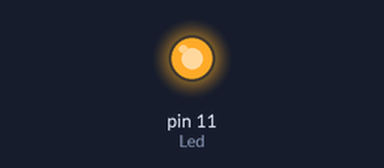
Bench run of a sketch on a simulated Arduino Uno, built with avr-gcc and run on an emulated ATmega328P. On the bench: output pins drawn as LEDs (lit = HIGH).

Above: at 5.0 s.
At 11.0 s:
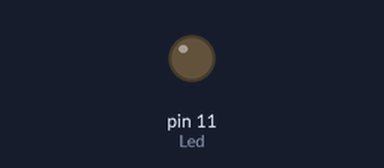
Timing chart, 0 to 15.6 s (numbered marks = the images above):
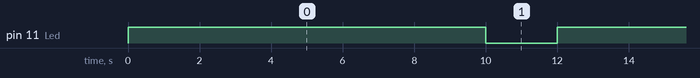

Measured:
- by itself, pin 11 (Led): alternates HIGH for 10.0 s and LOW for 2.0 s

The sketch:

sketch_aug21a.ino
```cpp
int a =  0;
int b = 10;
int Led = 11;
void setup() {
  // put your setup code here, to run once:
pinMode(Led, OUTPUT);
}

void loop() {
  // put your main code here, to run repeatedly:
a = a + b
;if (a > 60 || -a < 0)  {
digitalWrite(Led, HIGH);
a = -a;
delay(10000);
digitalWrite(Led, LOW);
}
delay(1000);
}
```
